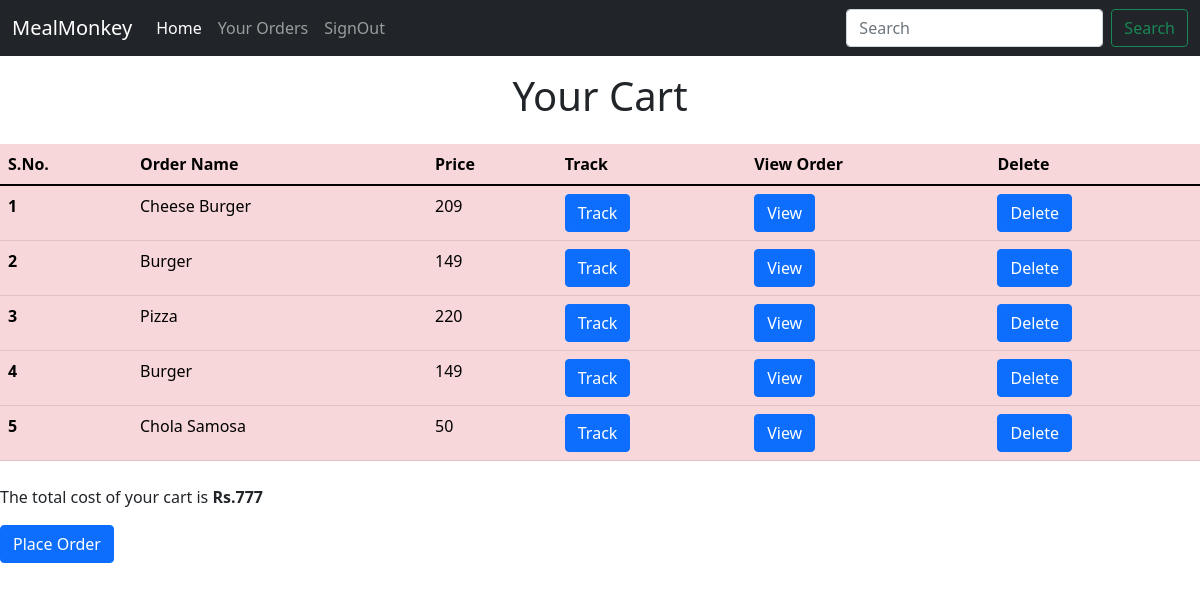
/yourwishlist (signed in), run on the app's committed database.
### foodfest/models.py (models this page shows, shortened)
class OrderPost(models.Model):
    order_id=models.AutoField(primary_key=True)
    order_name = models.CharField(max_length=50)
    order_price = models.IntegerField(default=0)
    user=models.ForeignKey(User,on_delete=models.CASCADE)

### foodfest/views.py (the view)
# urls.py: path('yourwishlist', views.yourwishlist,name='yourwishlist'),
@login_required(login_url='signin')
def yourwishlist(request):
    if request.user.is_authenticated:
        user=request.user
        food=OrderPost.objects.filter(user=user)
        cost=0
        for f in food:
            cost=cost+f.order_price
        context={'food':food,'cost':cost}
        return render(request,'foodfest/yourorders.html',context)

### foodfest/templates/foodfest/yourorders.html (shortened to what this page needs)
{% extends 'foodfest/base.html' %}
{% block body%}
<table class="table table-danger mx-0 my-4">
    <h1 style="text-align: center;" class="my-3">Your Cart</h1>
    <thead>
      <tr>
        <th scope="col">S.No.</th>
        <th scope="col">Order Name</th>
        <th scope="col">Price</th>
        <th scope="col">Track</th>
        <th scope="col">View Order</th>
        <th scope="col">Delete</th>
      </tr>
    </thead>
    <tbody>
        {% for f in food %}
      <tr>
        <th scope="row">{{forloop.counter}}</th>
        <td>{{f.order_name}}</td>
        <td>{{f.order_price}}</td>
        <td> <a href="#" class="btn btn-primary">Track</a></td>
        <td> <a href="#" class="btn btn-primary">View</a></td>
        <td> <a href="{% url 'deleteorder' f.order_id %}" class="btn btn-primary">Delete</a></td>
      </tr>
      {%endfor%}
    </tbody>
  </table>
  <p>The total cost of your cart is <b>Rs.{{cost}}</b></p>
  <button type="button" class="btn btn-primary" data-toggle="modal" data-target="#exampleModal">
   Place Order
  </button>
{% endblock %}

### foodfest/templates/foodfest/base.html (shortened to what this page needs)
<!doctype html>
<html lang="en">
  <head>
    <link href="https://cdn.jsdelivr.net/npm/bootstrap@5.1.3/dist/css/bootstrap.min.css" rel="stylesheet">
  </head>
  <body>
    <nav class="navbar navbar-expand-lg navbar-dark bg-dark">
        <div class="container-fluid">
          <a class="navbar-brand" href="#">MealMonkey</a>
          <div class="collapse navbar-collapse" id="navbarSupportedContent">
            <ul class="navbar-nav me-auto mb-2 mb-lg-0">
              <li class="nav-item">
                <a class="nav-link active" aria-current="page" href="/">Home</a>
              </li>
              {% if user.is_authenticated%}
              <li class="nav-item">
                <a class="nav-link" href="yourwishlist">Your Orders</a>
              </li>
              <li class="nav-item">
                <a class="nav-link" href="signout">SignOut</a>
              </li>
             {% endif %}
            </ul>
            <form class="d-flex" method="get" action="/search">
              <input class="form-control me-2" type="search" placeholder="Search" aria-label="Search" name="query">
              <button class="btn btn-outline-success" type="submit" >Search</button>
            </form>
          </div>
        </div>
      </nav>
      {% block body%}
      {% endblock %}
  </body>
</html>

### data on the page
OrderPost: order_name "Cheese Burger", order_price "209"
OrderPost: order_name "Burger", order_price "149"
OrderPost: order_name "Pizza", order_price "220"
OrderPost: order_name "Burger", order_price "149"
OrderPost: order_name "Chola Samosa", order_price "50"

### other printed values
{{ cost }} "777"
